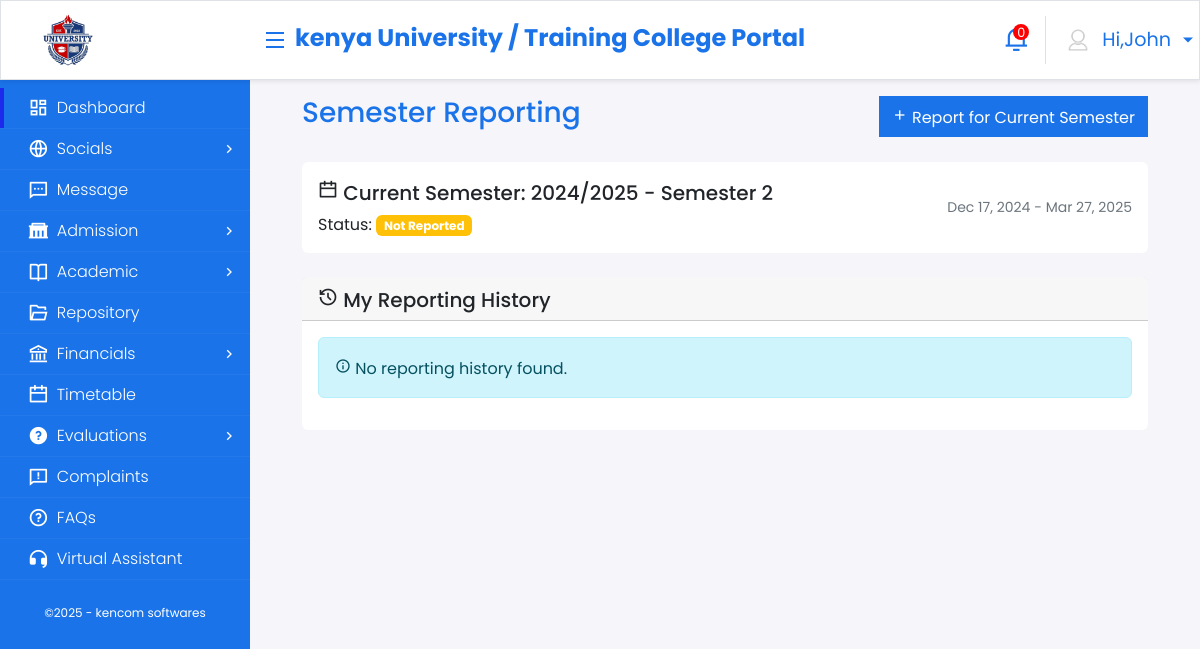
Page /reporting/ (signed in) on the earlier database version.
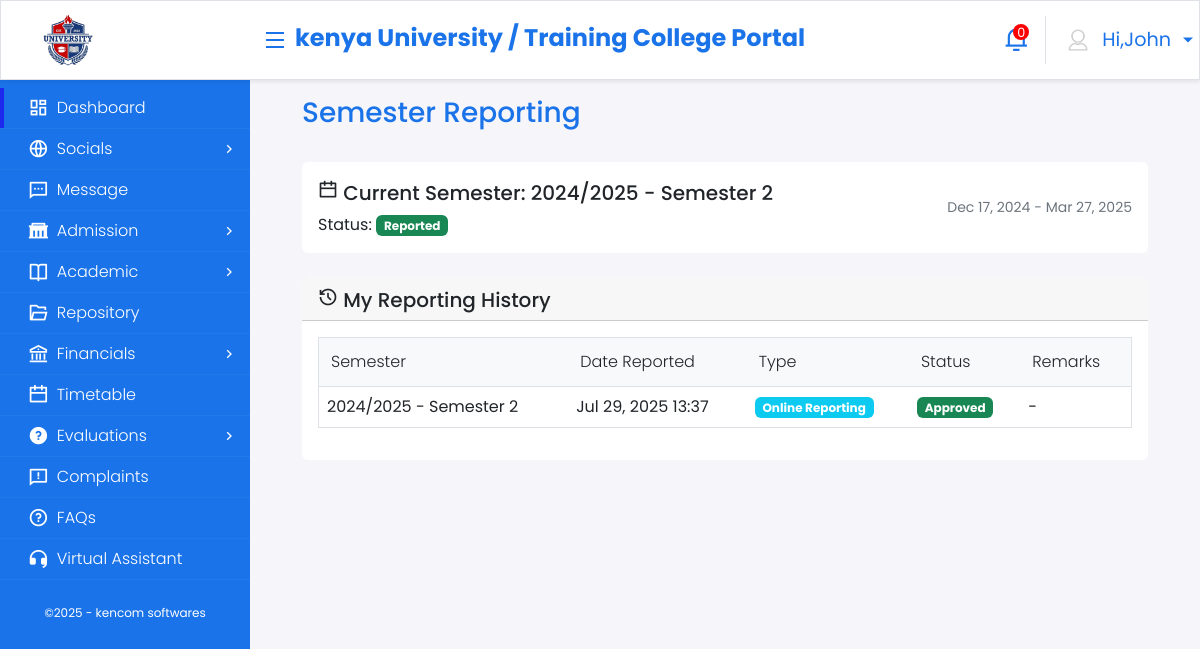
Same page on the later database version.
### core_application/models.py (models this page shows, shortened)
class StudentReporting(models.Model):
    REPORTING_TYPES = (
        ('online', 'Online Reporting'),
        ('physical', 'Physical Reporting'),
    )
    STATUS_CHOICES = (
        ('pending', 'Pending'),
        ('approved', 'Approved'),
        ('rejected', 'Rejected'),
    )
    student = models.ForeignKey(Student, on_delete=models.CASCADE)
    semester = models.ForeignKey(Semester, on_delete=models.CASCADE)
    reporting_type = models.CharField(max_length=10, choices=REPORTING_TYPES, default='online')
    reporting_date = models.DateTimeField(auto_now_add=True)
    remarks = models.TextField(blank=True, null=True)
    status = models.CharField(max_length=10, choices=STATUS_CHOICES, default='pending')
    processed_by = models.ForeignKey(User, on_delete=models.SET_NULL, null=True, blank=True)
    processed_date = models.DateTimeField(null=True, blank=True)
    class Meta:
        unique_together = ('student', 'semester')
        ordering = ['-reporting_date']

class Semester(models.Model):
    academic_year = models.ForeignKey(AcademicYear, on_delete=models.CASCADE, related_name='semesters')
    semester_number = models.IntegerField(validators=[MinValueValidator(1), MaxValueValidator(3)])
    start_date = models.DateField()
    end_date = models.DateField()
    registration_start_date = models.DateField()
    registration_end_date = models.DateField()
    is_current = models.BooleanField(default=False)
    class Meta:
        unique_together = ['academic_year', 'semester_number']
        ordering = ['academic_year', 'semester_number']
    def __str__(self):
        return f"{self.academic_year.year} - Semester {self.semester_number}"

class AcademicYear(models.Model):
    year = models.CharField(max_length=10, unique=True)  # e.g., "2024/2025"
    start_date = models.DateField()
    end_date = models.DateField()
    is_current = models.BooleanField(default=False)

### core_application/views.py (the view, shortened to what this page needs)
# urls.py: path('reporting/', views.student_reporting, name='student_reporting'),
@login_required
def student_reporting(request):
    student = get_object_or_404(Student, user=request.user)
    current_semester = Semester.objects.filter(is_current=True).first()
    reports = StudentReporting.objects.filter(student=student).order_by('-reporting_date')
    has_reported = False
    if current_semester:
        has_reported = StudentReporting.objects.filter(
            student=student,
            semester=current_semester
        ).exists()
    context = {
        'student': student,
        'current_semester': current_semester,
        'reports': reports,
        'has_reported': has_reported,
    }
    return render(request, 'student/student_reporting.html', context)

### templates/student/student_reporting.html (shortened to what the changed rows need)
{% extends 'base.html' %}
{% block content %}
<div class="container onprintContainer">
    <div class="row mt-3">
        <div class="col-md-12 d-flex justify-content-between align-items-center">
            <h3 class="primary-text">Semester Reporting</h3>
            {% if not has_reported and current_semester %}
                <button class="btn primary-btn" data-bs-toggle="modal" data-bs-target="#reportModal">
                    <i class="ri-add-line"></i> Report for Current Semester
                </button>
            {% endif %}
        </div>
    </div>
    {% if current_semester %}
    <div class="row mt-4">
        <div class="col-md-12">
            <div class="card {% if has_reported %}bg-light-success{% else %}bg-light-warning{% endif %}">
                <div class="card-body">
                    <div class="d-flex justify-content-between align-items-center">
                        <div>
                            <p class="card-text mb-0">
                                Status:
                                <span class="badge bg-{% if has_reported %}success{% else %}warning{% endif %}">
                                    {% if has_reported %}Reported{% else %}Not Reported{% endif %}
                                </span>
                            </p>
                        </div>
                    </div>
                </div>
            </div>
        </div>
    </div>
    {% endif %}
    <div class="row mt-4">
        <div class="col-md-12">
            <div class="card">
                <div class="card-body">
                    {% if reports %}
                    <div class="table-responsive">
                        <table class="table table-hover">
                            <thead>
                                <tr>
                                    <th>Semester</th>
                                    <th>Date Reported</th>
                                    <th>Type</th>
                                    <th>Status</th>
                                    <th>Remarks</th>
                                </tr>
                            </thead>
                            <tbody>
                                {% for report in reports %}
                                <tr>
                                    <td>{{ report.semester }}</td>
                                    <td>{{ report.reporting_date|date:"M j, Y H:i" }}</td>
                                    <td>
                                        <span class="badge bg-{% if report.reporting_type == 'online' %}info{% else %}primary{% endif %}">
                                            {{ report.get_reporting_type_display }}
                                        </span>
                                    </td>
                                    <td>
                                        <span class="badge bg-{% if report.status == 'approved' %}success{% elif report.status == 'rejected' %}danger{% else %}warning{% endif %}">
                                            {{ report.get_status_display }}
                                        </span>
                                    </td>
                                    <td>{{ report.remarks|default:"-" }}</td>
                                </tr>
                                {% endfor %}
                            </tbody>
                        </table>
                    </div>
                    {% else %}
                    <div class="alert alert-info">
                        <i class="ri-information-line"></i>
                        No reporting history found.
                    </div>
                    {% endif %}
                </div>
            </div>
        </div>
    </div>
</div>
{% endblock %}

Differences in the rows shown:
added StudentReporting: semester "2024/2025 - Semester 2", reporting_date "Jul 29, 2025 13:37", reporting_type "Online Reporting", status "Approved", remarks "-"
Other differences:
text no longer shown: "Report for Current Semester Not Reported No reporting history found."
text now shown: "Reported Semester Date Reported Type Status Remarks"
